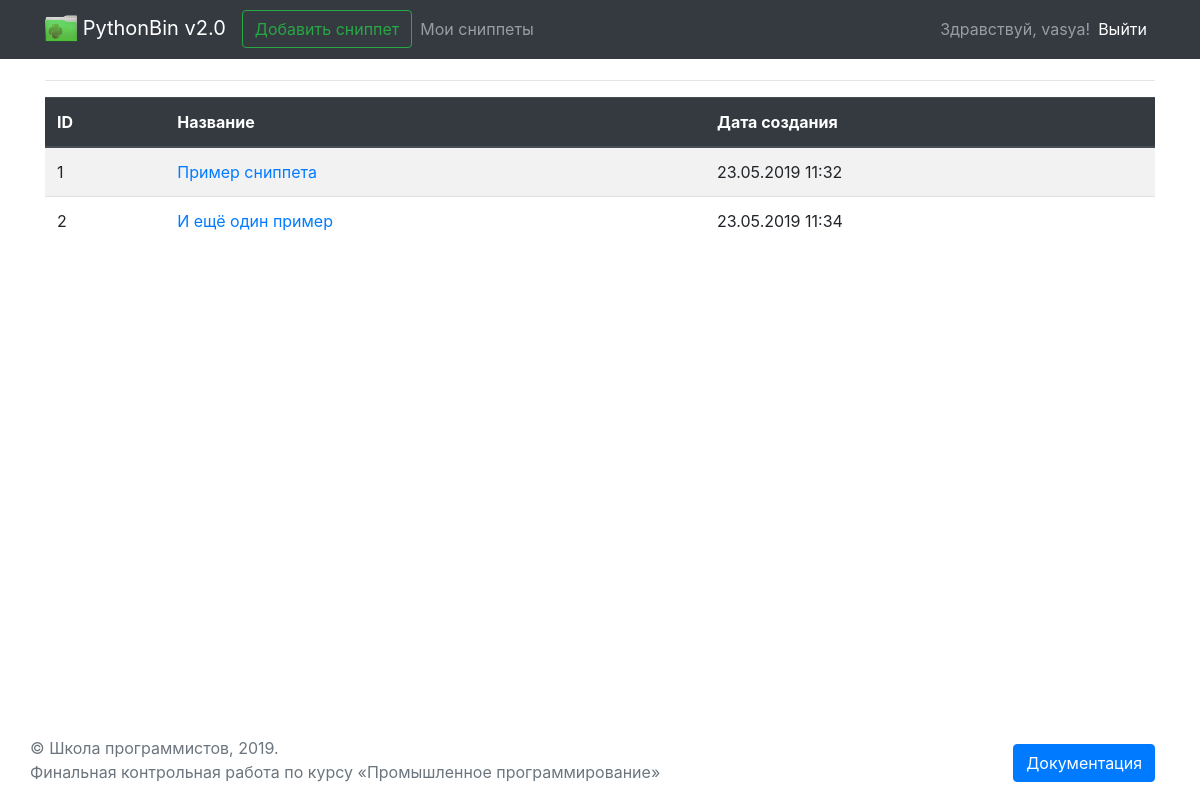
The app's page /snippets/list (signed in) with its own data.
### main/models.py (models this page shows, shortened)
class Snippet(models.Model):
    name = models.CharField(max_length=200)
    creation_date = models.DateTimeField()
    user = models.ForeignKey(to=User, on_delete=models.CASCADE,
                             blank=True, null=True)  # can be empty due to usage of AnonymousUser
    sha1 = models.TextField(max_length=40)
    sha256 = models.TextField(max_length=64)
    md5 = models.TextField(max_length=32)
    code = ''

### main/views.py (the view)
# urls.py: path('snippets/list', views.my_snippets_page, name='my_snippets'),
@login_required(login_url='/login/')
def my_snippets_page(request):
    context = get_base_context(request, 'Мои сниппеты')
    context['records'] = Snippet.objects.filter(user=request.user)
    return render(request, 'pages/my_snippets.html', context)

### main/views.py (called while the page is built)
def get_base_context(request, pagename):
    return {
        'pagename': pagename,
        'loginform': LoginForm(),
        'user': request.user,
    }

### main/templates/pages/my_snippets.html
{% extends 'base.html' %}
{% block content %}
<div class="row">
    <div class="col">
        <table class="table table-striped">
            <thead class="thead-dark">
                <tr>
                    <th scope="col">ID</th>
                    <th scope="col">Название</th>
                    <th scope="col">Дата создания</th>
                </tr>
            </thead>
            <tbody>
                {% for item in records %}
                <tr>
                    <td scope="row">{{ item.id }}</td>
                    <td><a href="{% url 'view_snippet' item.id %}">{{ item.name }}</a></td>
                    <td>{{ item.creation_date|date:'d.m.Y H:i' }}</td>
                </tr>
                {% endfor %}
            </tbody>
        </table>
    </div>
</div>
{% endblock %}

### main/templates/base.html (shortened to what this page needs)
<!doctype html>
<html lang="en" class="h-100">
<head>
    {% load static %}
    <link rel="stylesheet" href="https://stackpath.bootstrapcdn.com/bootstrap/4.2.1/css/bootstrap.min.css"
>
    <link href="https://getbootstrap.com/docs/4.2/examples/sticky-footer-navbar/sticky-footer-navbar.css"
          rel="stylesheet">
</head>
<body class="d-flex flex-column h-100">
    <header>
        {% block header %}
        {% include 'header.html' %}
        {% endblock %}
    </header>
    <main role="main" class="mt-3 flex-shrink-0">
        <div class="container">
            {% block pagename %}
            <div class="row">
                <div class="col">
                    <h1>{{pagename}}</h1><hr>
                </div>
            </div>
            {% endblock %}
            {% block content %}
            {% endblock %}
        </div>
    </main>
    <footer class="footer mt-auto py-3">
        {% block footer %}
        {% include 'footer.html' %}
        {% endblock %}
    </footer>
</body>
</html>

### main/templates/header.html (shortened to what this page needs)
{% load static %}
<nav class="navbar navbar-expand-md navbar-dark fixed-top bg-dark">
    <div class="container">
    <a class="navbar-brand" href="{% url 'index' %}">
        <img src="{% static 'images/logo.png' %}" width="32" height="32" alt="">
        PythonBin v2.0
    </a>
    <div class="collapse navbar-collapse" id="navbarCollapse">
        <ul class="navbar-nav mr-auto">
            {% if request.user.is_authenticated %}
            <li class="form-inline"><a class="btn btn-outline-success" href="{% url 'add_snippet' %}">Добавить сниппет</a></li>
            <li class="nav-item"><a class="nav-link" href="{% url 'my_snippets' %}">Мои сниппеты</a></li>
            {% endif %}
        </ul>
        {% if request.user.is_authenticated %}
        <ul class="navbar-nav mr-right">
            <span class="navbar-text">
                Здравствуй, {{ request.user.username }}!
            </span>
            <li class="nav-item active"><a class="nav-link" href="{% url 'logout' %}">Выйти</a></li>
        </ul>
        {% endif %}
    </div>
    </div>
</nav>

### main/templates/footer.html
{% load static %}
<div class="container">
    <div class="row">
        {% block footer %}
        <div class="col10">
            <span class="text-muted">&copy; Школа программистов, {% now "Y" %}. <br>
                Финальная контрольная работа по курсу &laquo;Промышленное программирование&raquo;</span>
        </div>
        <div class="col mt-2" align="right">
            <a href="{% static '_build/html/index.html' %}" target="_blank" class="btn btn-primary">Документация</a>
        </div>
        {% endblock %}
    </div>
</div>

### records on screen
Snippet: id "1", name "Пример сниппета", creation_date "23.05.2019 11:32"
Snippet: id "2", name "И ещё один пример", creation_date "23.05.2019 11:34"

### other values on screen
{{ request.user.username }} "vasya"
